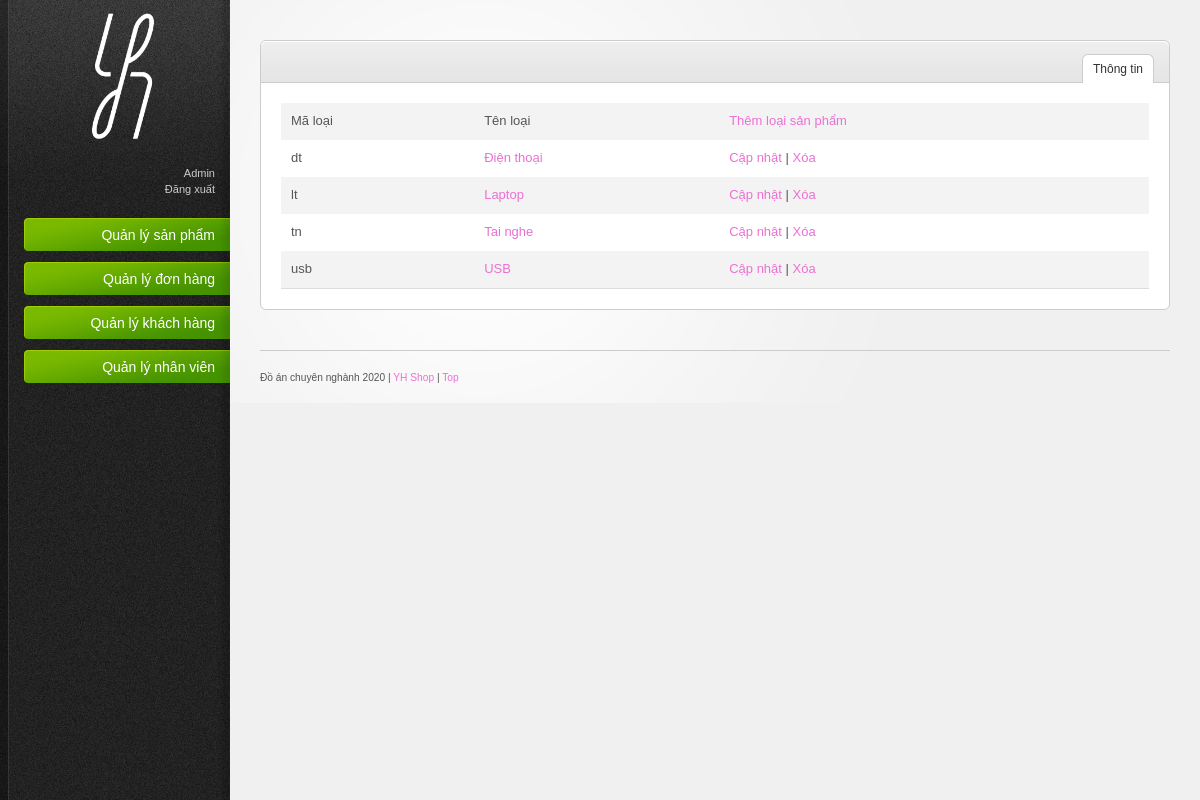
/DoAn/admin/loaisanpham.php (signed in), run on the app's committed database.
### tables this page shows
CREATE TABLE IF NOT EXISTS `loaisp` (
  `maloai` varchar(5) NOT NULL,
  `tenloai` varchar(50) NOT NULL,
  PRIMARY KEY (`maloai`)
);

### DoAn/admin/subpage/ds_loaisanpham.php (the view)
<table border="1">
	<tr>
		<td>Mã loại</td>
		<td>Tên loại</td>
		<td><a href="them_loaisanpham.php">Thêm loại sản phẩm</a></td>
	</tr>
	<?php
		$lsp = $obj->query("select * from loaisp");
		$data = $lsp ->fetchAll();
		foreach ($data as $key => $value) {
	?>
	<tr>
		<td><?php echo $value['maloai']?></td>
		<td><a href="phanloaisp.php?maloai=<?php echo $value['maloai'] ?>"><?php echo $value['tenloai'] ?></a></td>
		<td>
			<a href="capnhat_loaisanpham.php?maloai=<?php echo($value['maloai']) ?>" >Cập nhật </a>|
			<a onclick="return window.confirm('Bạn muốn xóa không');" href="xl_xoa_lsp.php?maloai=<?php echo($value['maloai']) ?>"> Xóa</a>
		</td>
	<?php
	}
	?>
	</tr>
</table>

### DoAn/admin/resources/css/style.css (style rules this page uses)
html { font-size: 100%; height: 100%; margin-bottom: 1px; }
body { font-family: Arial, Helvetica, sans-serif; color: #555; background: #f0f0f0 url('../images/bg-body.gif') top left repeat-y; font-size: 12px; }
a { color: #ec70d3; text-decoration: none; }
#main-content table { width: 100%; border-collapse: collapse; }
#main-content tbody tr { background: #fff; }
#main-content tbody tr.alt-row { background: #f3f3f3; }
#main-content table td, #main-content table th { padding: 10px; line-height: 1.3em; }

### data on the page
loaisp: maloai "dt", tenloai "Điện thoại"
loaisp: maloai "lt", tenloai "Laptop"
loaisp: maloai "tn", tenloai "Tai nghe"
loaisp: maloai "usb", tenloai "USB"

### other printed values
$_SESSION['admin'] "Admin"
